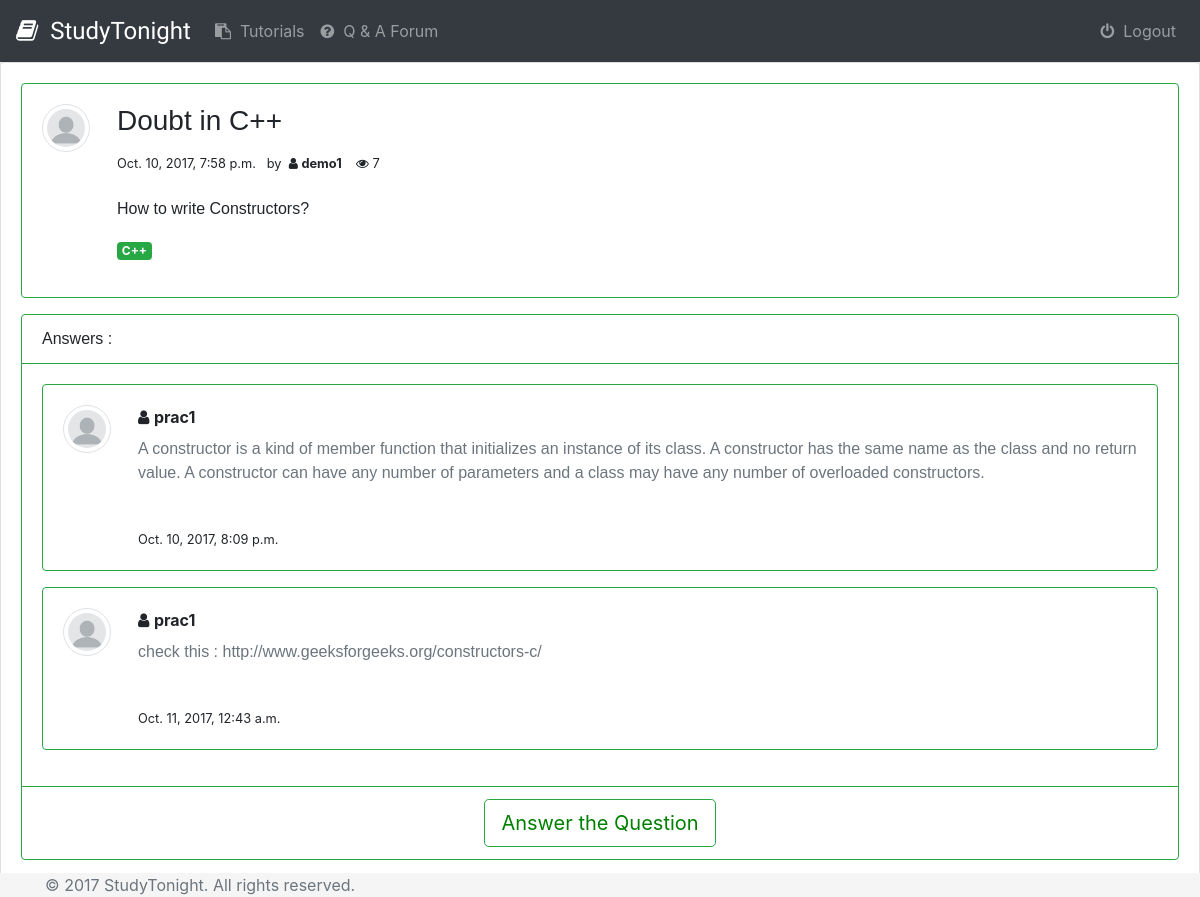
Screenshot of /forum/1/ (signed in) with the database file from the repository.
### forum/models.py (models this page shows, shortened)
class Question(models.Model):
	user = models.ForeignKey(User, default=1)
	title = models.CharField(max_length=250)
	topic = models.CharField(max_length=100)
	upload_time = models.DateTimeField()
	question_content = models.TextField()
	number_of_views = models.IntegerField(default=0)

class Answer(models.Model):
	question = models.ForeignKey(Question, on_delete=models.CASCADE)
	user = models.ForeignKey(User, default=1)
	answer_content = models.TextField()
	upload_time = models.DateTimeField()

### forum/views.py (the view)
# urls.py: url(r'^forum/(?P<question_id>\d+)/$', views.question_detail , name='question_detail' ),
def question_detail(request, question_id):
	if not request.user.is_authenticated():
		return render(request, 'accounts/login.html')
	try:
		question = Question.objects.get(pk=question_id)
		question.number_of_views = question.number_of_views + 1
		question.save()
	except Question.DoesNotExist:
		raise Http404("Question Does Not Exist in the database.")
	return render(request, 'forum/question.html', {'question' : question})

### forum/templates/forum/question.html (shortened to what this page needs)
{% extends 'forum/base.html' %}
{% block body %}
	<div class="card" id = "forum_list">
		<div class="card-body" >
			<div class="card border-success mb-3" >
				<div class="card-body">
					<div class="float-left">
						{% load staticfiles %}
						<img src="{% static 'forum/images/default-profile.png' %}"  class="rounded-circle img-thumbnail">
					</div>
					<div style="margin-left:75px;">
					<h3 class="varela card-title" style='font-family: "Comic Sans MS", cursive, sans-serif;'>{{question.title}}</h3>
					<p class="varela darkest-grey">
						<small>
							<span class="dark-grey">{{question.upload_time}}</span>&nbsp;&nbsp;&nbsp;by&nbsp;
	  						<span>
	  							<i class="fa fa-user" aria-hidden="true"></i>
	  							<label>
	  								<strong>{{question.user}}</strong>
	  							</label>&nbsp;&nbsp;&nbsp;
	  						</span>
	  						<span>
	  							<i class="fa fa-eye" aria-hidden="true"></i>
	  							{{question.number_of_views}}
	  						</span>
						</small>
					</p>
					<div style="font-family:Tahoma, Geneva, sans-serif">
						{{question.question_content|safe|linebreaks}}
					</div>
					<p><span class="badge badge-success">{{question.topic}}</span></p>
					</div>
				</div>
			</div>
			<div class="card border-success mb-3">
			  <div class="card-header bg-transparent border-success" style='font-family: "Comic Sans MS", cursive, sans-serif;'>Answers :</div>
			  <div class="card-body">
			  	{% if question.answer_set.all %}
				  	{% for answer in question.answer_set.all %}
				  		<div class="card border-success mb-3">
				  			<div class="card-body">
				  				<div class="float-left">
									{% load staticfiles %}
									<img src="{% static 'forum/images/default-profile.png' %}"  class="rounded-circle img-thumbnail">
								</div>
								<div style="margin-left:75px;">
				  				<span>
		  							<i class="fa fa-user" aria-hidden="true"></i>
		  							<label>
		  								<strong>{{answer.user}}</strong>
		  							</label>
		  						</span>	<br>
								<span style="font-family:Tahoma, Geneva, sans-serif" class="text-secondary">{{answer.answer_content|safe|linebreaks}} </span> <br>
								<small>{{answer.upload_time}}</small>
								</div>
							</div>
				  		</div>
					{% endfor %}
				{% else %}
					<p align="center">No Answer given yet.</p>
				{% endif %}
			  </div>
			  <div class="card-footer bg-transparent border-success ">
			  	<div class="row justify-content-md-center">
			  		<a href="answer/" class="btn btn-outline-success btn-lg" role="button" aria-pressed="true">Answer the Question</a>
			  	</div>
			  </div>
			</div>
		</div>
	</div>
{% endblock %}

### forum/static/forum/style.css (style rules this page uses)
body { background: white url('images/background.png'); }
.rounded-circle { max-width: 48px; height: auto; }
#forum_list a { color: green; }

### rows the page displays
Question: title "Doubt in C++", upload_time "Oct. 10, 2017, 7:58 p.m.", user "demo1", number_of_views "7", question_content "How to write Constructors?", topic "C++"
Answer: user "prac1", answer_content "A constructor is a kind of member function that initializes an instance of its class. A constructor has the same name as the class and no return value. A constructor can have any number of parameters and a class may have any number of overloaded constructors.", upload_time "Oct. 10, 2017, 8:09 p.m."
Answer: user "prac1", answer_content "check this : http://www.geeksforgeeks.org/constructors-c/", upload_time "Oct. 11, 2017, 12:43 a.m."
